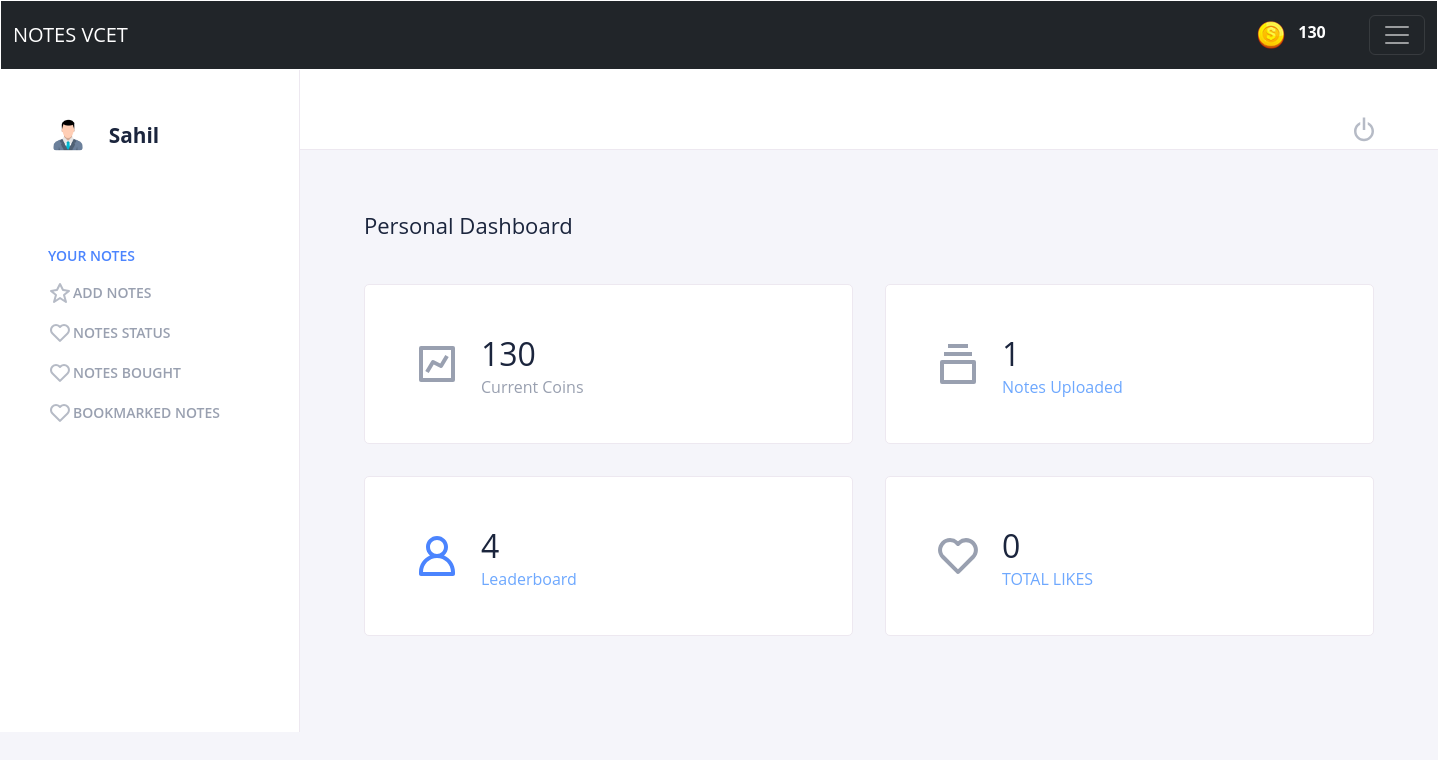
The app's page /dashboard/ (signed in), older data.
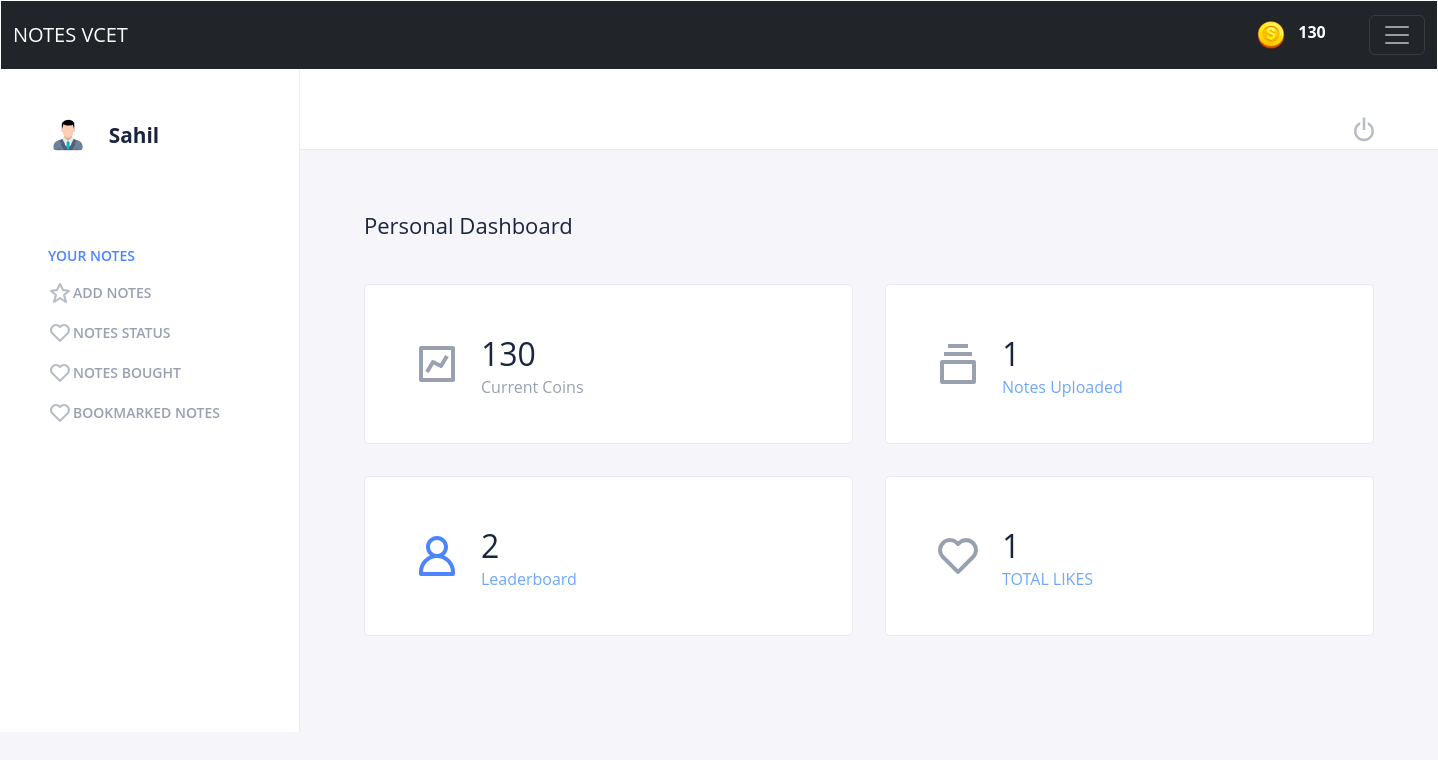
The same page, newer data.
### blogapp/models.py (models this page shows, shortened)
class UserAccount(AbstractBaseUser, PermissionsMixin):
    email = models.CharField(max_length = 50,unique=True)
    name = models.CharField(max_length=200)
    is_active = models.BooleanField(default=True)
    is_mod = models.BooleanField(default=False)
    is_nUser = models.BooleanField(default=True)
    is_staff = models.BooleanField(default=False)
    coins_scored = models.IntegerField(default=100,null=True,blank=True)
    rank = models.IntegerField(default=0)
    bookmarks = models.ManyToManyField('blogapp.Notes', blank=True)
    objects = UserAccountManager()
    USERNAME_FIELD = 'email'
    REQUIRED_FIELDS = ['name']

### blogapp/views.py (the view)
# urls.py: path('dashboard/', views.dashboard,name='dashboard'),
@login_required(login_url='/login/')
def dashboard(request):
    user_id=request.user.id
    user = UserAccount.objects.get(id=user_id)
    rank = UserAccount.objects.filter(coins_scored__gt=user.coins_scored).aggregate(rank=Count('coins_scored'))['rank'] + 1
    notes = Notes.objects.filter(author = request.user,status=True)
    note_likes = notes.annotate(likes_count=Count('likes')).aggregate(total_likes=Sum('likes_count'))['total_likes']
    context = {
        'notes' : notes,
        'note_likes':note_likes,
        'rank':rank,
    }
    return render(request,'main/dashboard.html',context)

### templates/main/dashboard.html (shortened to what the changed rows need)
{% extends 'index.html' %}
{% load static %}
{% block content %}
<!DOCTYPE html>
<html lang="en">
  <head>
    <link
      rel="stylesheet"
      href="https://cdnjs.cloudflare.com/ajax/libs/normalize/5.0.0/normalize.min.css"
    />
    <link
      rel="stylesheet"
      href="https://cdnjs.cloudflare.com/ajax/libs/font-awesome/4.7.0/css/font-awesome.min.css"
    />
    <link rel="stylesheet" href="{% static 'css/dashboard.css' %}" />
  </head>
  <body>
    <div class="dashboard">
      <header class="menu-wrap">
        <figure class="user">
          <div class="user-avatar">
            <img src="{% static 'images/user.png' %}" lt="Amanda King" />
          </div>
          <figcaption>{{user.name}}</figcaption>
        </figure>
      </header>
      <main class="content-wrap">
        <header class="content-head">
          <h1>Personal Dashboard</h1>
        </header>
        <div class="content">
          <section class="info-boxes">
            <div class="info-box">
              <div class="box-content">
                <span class="big">{{request.user.coins_scored}}</span>
                Current Coins
              </div>
            </div>
            <div class="info-box active">
              <div class="box-content">
                <a href="{% url 'leaderboard' %}" style="text-decoration: none;">
                <span class="big">{{user.rank}}</span>
                Leaderboard
              </div></a>
            </div>
            <div class="info-box">
              <div class="box-content">
                <a href="{% url 'noteslikes' %}" style="text-decoration: none;">
                <span class="big">{{note_likes}}</span>
                TOTAL LIKES
              </div></a>
            </div>
          </section>
        </div>
      </main>
    </div>
  </body>
</html>
{% endblock %}

### templates/components/header.html (shortened to what this page needs)
{% load static %}
<link rel="stylesheet" href="{% static 'css/darkmode.css' %}">
<link rel="stylesheet" href="{% static 'css/new.js' %}">
<nav class="navbar navbar-dark bg-dark  ">
    <div class="container-fluid">
      <a class="navbar-brand" href="{% url 'notes' %}">NOTES VCET</a>
      <table class="coins">
        <th>
          <img src="{% static 'images/coin.png' %}" alt="">
        </th>
        <th>
      <p class="cna" style="color: white;">{{ user.coins_scored }}</p>
    </th>
    </table>
      <button class="navbar-toggler" type="button" data-bs-toggle="collapse" data-bs-target="#navbarSupportedContent" aria-controls="navbarSupportedContent" aria-expanded="false" aria-label="Toggle navigation">
        <span class="navbar-toggler-icon"></span>
      </button>
    </div>
  </nav>

Row changes from the older to the newer data that the page shows:
changed UserAccount "Sahil": rank "4" → "2"
Text that changed along with them:
{{ note_likes }}: "0" → "1"
